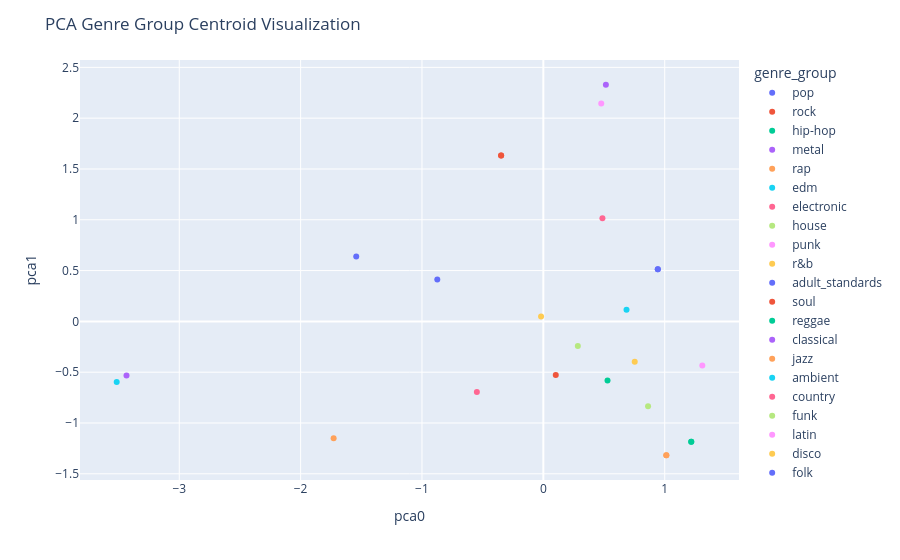

Here is the notebook cell this chart was saved with:
### Code cell
pca_1 = PCA(n_components=2)
centroid_pca = pca_1.fit_transform(centroids[:, 0, :])

# Convert the data to a pandas DataFrame
df_centroid_genre = pd.DataFrame({'pca0': centroid_pca[:, 0], 'pca1': centroid_pca[:, 1], 'genre_group': genre_group_labels})

# Create a scatter plot using Plotly
fig = px.scatter(df_centroid_genre, x='pca0', y='pca1', color='genre_group')

# Add labels and adjust the layout
fig.update_layout(
    title='PCA Genre Group Centroid Visualization',
    xaxis_title='pca0',
    yaxis_title='pca1',
    legend_title='genre_group'
)

# Display the plot
fig.show()

### Figure 1 — Plotly figure (JSON) as saved in the notebook; plotly's stock layout.template omitted (floating-point values rounded to 4 significant figures)
{"data": [{"hovertemplate": "genre_group=pop<br>pca0=%{x}<br>pca1=%{y}<extra></extra>", "legendgroup": "pop", "marker": {"color": "#636efa", "symbol": "circle"}, "mode": "markers", "name": "pop", "orientation": "v", "showlegend": true, "type": "scatter", "x": [0.9431, 0.9431], "xaxis": "x", "y": [0.5129, 0.5129], "yaxis": "y"}, {"hovertemplate": "genre_group=rock<br>pca0=%{x}<br>pca1=%{y}<extra></extra>", "legendgroup": "rock", "marker": {"color": "#EF553B", "symbol": "circle"}, "mode": "markers", "name": "rock", "orientation": "v", "showlegend": true, "type": "scatter", "x": [-0.3477, -0.3477], "xaxis": "x", "y": [1.633, 1.633], "yaxis": "y"}, {"hovertemplate": "genre_group=hip-hop<br>pca0=%{x}<br>pca1=%{y}<extra></extra>", "legendgroup": "hip-hop", "marker": {"color": "#00cc96", "symbol": "circle"}, "mode": "markers", "name": "hip-hop", "orientation": "v", "showlegend": true, "type": "scatter", "x": [1.219, 1.219], "xaxis": "x", "y": [-1.184, -1.184], "yaxis": "y"}, {"hovertemplate": "genre_group=metal<br>pca0=%{x}<br>pca1=%{y}<extra></extra>", "legendgroup": "metal", "marker": {"color": "#ab63fa", "symbol": "circle"}, "mode": "markers", "name": "metal", "orientation": "v", "showlegend": true, "type": "scatter", "x": [0.5152], "xaxis": "x", "y": [2.329], "yaxis": "y"}, {"hovertemplate": "genre_group=rap<br>pca0=%{x}<br>pca1=%{y}<extra></extra>", "legendgroup": "rap", "marker": {"color": "#FFA15A", "symbol": "circle"}, "mode": "markers", "name": "rap", "orientation": "v", "showlegend": true, "type": "scatter", "x": [1.013, 1.013], "xaxis": "x", "y": [-1.317, -1.317], "yaxis": "y"}, {"hovertemplate": "genre_group=edm<br>pca0=%{x}<br>pca1=%{y}<extra></extra>", "legendgroup": "edm", "marker": {"color": "#19d3f3", "symbol": "circle"}, "mode": "markers", "name": "edm", "orientation": "v", "showlegend": true, "type": "scatter", "x": [0.6854], "xaxis": "x", "y": [0.1158], "yaxis": "y"}, {"hovertemplate": "genre_group=electronic<br>pca0=%{x}<br>pca1=%{y}<extra></extra>", "legendgroup": "electronic", "marker": {"color": "#FF6692", "symbol": "circle"}, "mode": "markers", "name": "electronic", "orientation": "v", "showlegend": true, "type": "scatter", "x": [-0.5479], "xaxis": "x", "y": [-0.6945], "yaxis": "y"}, {"hovertemplate": "genre_group=house<br>pca0=%{x}<br>pca1=%{y}<extra></extra>", "legendgroup": "house", "marker": {"color": "#B6E880", "symbol": "circle"}, "mode": "markers", "name": "house", "orientation": "v", "showlegend": true, "type": "scatter", "x": [0.2842], "xaxis": "x", "y": [-0.2431], "yaxis": "y"}, {"hovertemplate": "genre_group=punk<br>pca0=%{x}<br>pca1=%{y}<extra></extra>", "legendgroup": "punk", "marker": {"color": "#FF97FF", "symbol": "circle"}, "mode": "markers", "name": "punk", "orientation": "v", "showlegend": true, "type": "scatter", "x": [0.4771], "xaxis": "x", "y": [2.144], "yaxis": "y"}, {"hovertemplate": "genre_group=r&b<br>pca0=%{x}<br>pca1=%{y}<extra></extra>", "legendgroup": "r&b", "marker": {"color": "#FECB52", "symbol": "circle"}, "mode": "markers", "name": "r&b", "orientation": "v", "showlegend": true, "type": "scatter", "x": [0.7529], "xaxis": "x", "y": [-0.396], "yaxis": "y"}, {"hovertemplate": "genre_group=adult_standards<br>pca0=%{x}<br>pca1=%{y}<extra></extra>", "legendgroup": "adult_standards", "marker": {"color": "#636efa", "symbol": "circle"}, "mode": "markers", "name": "adult_standards", "orientation": "v", "showlegend": true, "type": "scatter", "x": [-1.542], "xaxis": "x", "y": [0.6389], "yaxis": "y"}, {"hovertemplate": "genre_group=soul<br>pca0=%{x}<br>pca1=%{y}<extra></extra>", "legendgroup": "soul", "marker": {"color": "#EF553B", "symbol": "circle"}, "mode": "markers", "name": "soul", "orientation": "v", "showlegend": true, "type": "scatter", "x": [0.1024], "xaxis": "x", "y": [-0.5278], "yaxis": "y"}, {"hovertemplate": "genre_group=reggae<br>pca0=%{x}<br>pca1=%{y}<extra></extra>", "legendgroup": "reggae", "marker": {"color": "#00cc96", "symbol": "circle"}, "mode": "markers", "name": "reggae", "orientation": "v", "showlegend": true, "type": "scatter", "x": [0.5289], "xaxis": "x", "y": [-0.5826], "yaxis": "y"}, {"hovertemplate": "genre_group=classical<br>pca0=%{x}<br>pca1=%{y}<extra></extra>", "legendgroup": "classical", "marker": {"color": "#ab63fa", "symbol": "circle"}, "mode": "markers", "name": "classical", "orientation": "v", "showlegend": true, "type": "scatter", "x": [-3.435], "xaxis": "x", "y": [-0.5315], "yaxis": "y"}, {"hovertemplate": "genre_group=jazz<br>pca0=%{x}<br>pca1=%{y}<extra></extra>", "legendgroup": "jazz", "marker": {"color": "#FFA15A", "symbol": "circle"}, "mode": "markers", "name": "jazz", "orientation": "v", "showlegend": true, "type": "scatter", "x": [-1.728], "xaxis": "x", "y": [-1.151], "yaxis": "y"}, {"hovertemplate": "genre_group=ambient<br>pca0=%{x}<br>pca1=%{y}<extra></extra>", "legendgroup": "ambient", "marker": {"color": "#19d3f3", "symbol": "circle"}, "mode": "markers", "name": "ambient", "orientation": "v", "showlegend": true, "type": "scatter", "x": [-3.515], "xaxis": "x", "y": [-0.5963], "yaxis": "y"}, {"hovertemplate": "genre_group=country<br>pca0=%{x}<br>pca1=%{y}<extra></extra>", "legendgroup": "country", "marker": {"color": "#FF6692", "symbol": "circle"}, "mode": "markers", "name": "country", "orientation": "v", "showlegend": true, "type": "scatter", "x": [0.4869], "xaxis": "x", "y": [1.015], "yaxis": "y"}, {"hovertemplate": "genre_group=funk<br>pca0=%{x}<br>pca1=%{y}<extra></extra>", "legendgroup": "funk", "marker": {"color": "#B6E880", "symbol": "circle"}, "mode": "markers", "name": "funk", "orientation": "v", "showlegend": true, "type": "scatter", "x": [0.8627], "xaxis": "x", "y": [-0.8343], "yaxis": "y"}, {"hovertemplate": "genre_group=latin<br>pca0=%{x}<br>pca1=%{y}<extra></extra>", "legendgroup": "latin", "marker": {"color": "#FF97FF", "symbol": "circle"}, "mode": "markers", "name": "latin", "orientation": "v", "showlegend": true, "type": "scatter", "x": [1.31], "xaxis": "x", "y": [-0.435], "yaxis": "y"}, {"hovertemplate": "genre_group=disco<br>pca0=%{x}<br>pca1=%{y}<extra></extra>", "legendgroup": "disco", "marker": {"color": "#FECB52", "symbol": "circle"}, "mode": "markers", "name": "disco", "orientation": "v", "showlegend": true, "type": "scatter", "x": [-0.0187], "xaxis": "x", "y": [0.04789], "yaxis": "y"}, {"hovertemplate": "genre_group=folk<br>pca0=%{x}<br>pca1=%{y}<extra></extra>", "legendgroup": "folk", "marker": {"color": "#636efa", "symbol": "circle"}, "mode": "markers", "name": "folk", "orientation": "v", "showlegend": true, "type": "scatter", "x": [-0.8738], "xaxis": "x", "y": [0.412], "yaxis": "y"}], "layout": {"legend": {"title": {"text": "genre_group"}, "tracegroupgap": 0}, "margin": {"t": 60}, "title": {"text": "PCA Genre Group Centroid Visualization"}, "xaxis": {"anchor": "y", "domain": [0, 1], "title": {"text": "pca0"}}, "yaxis": {"anchor": "x", "domain": [0, 1], "title": {"text": "pca1"}}}}
